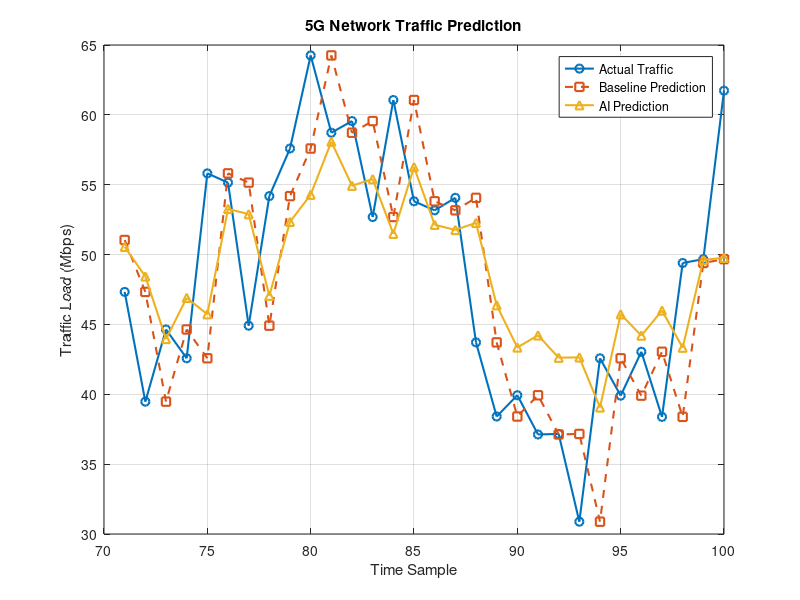
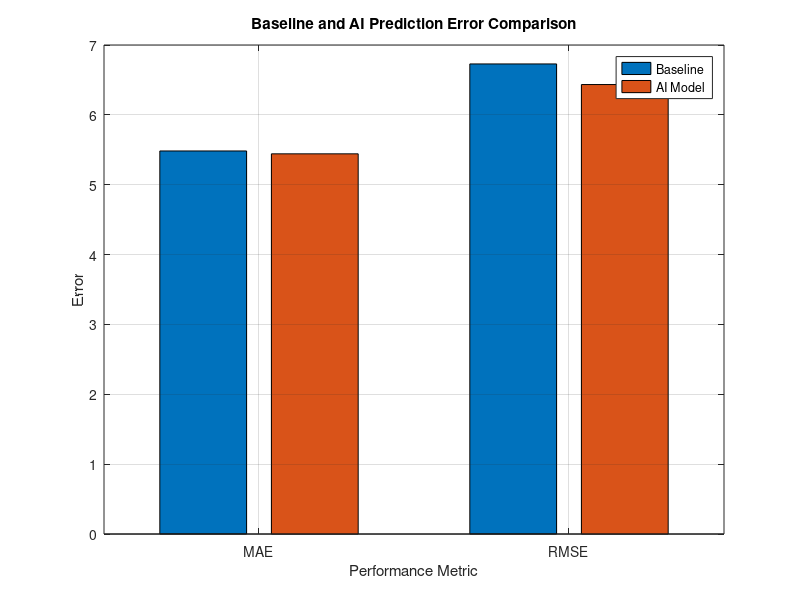

Write MATLAB code to recreate these figures, in order.

clc;
clear;
close all;

%% 1. GENERATE 5G TRAFFIC DATASET
N = 100;
t = 1:N;

rng(1);
traffic = 50 + 10*sin(2*pi*t/25) + 5*randn(1,N);
traffic(traffic < 1) = 1;

%% 2. TRAINING AND TESTING DATA
trainN = round(0.70*N);

trainTraffic = traffic(1:trainN);
testTraffic = traffic(trainN+1:end);
testTime = t(trainN+1:end);

%% 3. BASELINE PREDICTION
baselinePred = [trainTraffic(end), testTraffic(1:end-1)];

%% 4. AI-BASED PREDICTION - LINEAR REGRESSION
X = trainTraffic(1:end-1);
Y = trainTraffic(2:end);

% Calculate linear regression coefficients
p = polyfit(X, Y, 1);

% Predict traffic values
aiPred = polyval(p, baselinePred);

%% 5. ERROR CALCULATION
MAE_baseline = mean(abs(testTraffic - baselinePred));

RMSE_baseline = sqrt(mean((testTraffic - baselinePred).^2));

MAPE_baseline = mean(abs((testTraffic - baselinePred) ...
    ./ testTraffic))*100;

MAE_AI = mean(abs(testTraffic - aiPred));

RMSE_AI = sqrt(mean((testTraffic - aiPred).^2));

MAPE_AI = mean(abs((testTraffic - aiPred) ...
    ./ testTraffic))*100;

%% 6. DISPLAY RESULTS
fprintf('\nAI-Based 5G Traffic Prediction\n');
fprintf('------------------------------\n');

fprintf('Baseline MAE = %.3f Mbps\n', MAE_baseline);
fprintf('Baseline RMSE = %.3f Mbps\n', RMSE_baseline);
fprintf('Baseline MAPE = %.3f %%\n', MAPE_baseline);

fprintf('\nAI Model Results:\n');

fprintf('AI Model MAE = %.3f Mbps\n', MAE_AI);
fprintf('AI Model RMSE = %.3f Mbps\n', RMSE_AI);
fprintf('AI Model MAPE = %.3f %%\n', MAPE_AI);

%% 7. PLOT ACTUAL AND PREDICTED TRAFFIC
figure;
plot(testTime, testTraffic, '-o', 'LineWidth', 1.5);
hold on;

plot(testTime, baselinePred, '--s', 'LineWidth', 1.5);
plot(testTime, aiPred, '-^', 'LineWidth', 1.5);

grid on;
xlabel('Time Sample');
ylabel('Traffic Load (Mbps)');
title('5G Network Traffic Prediction');

legend('Actual Traffic', 'Baseline Prediction', ...
    'AI Prediction');

%% 8. ERROR COMPARISON
figure;
bar([MAE_baseline MAE_AI; RMSE_baseline RMSE_AI]);

grid on;
xlabel('Performance Metric');
ylabel('Error');
title('Baseline and AI Prediction Error Comparison');

xticklabels({'MAE', 'RMSE'});
legend('Baseline', 'AI Model');

%% 9. FINAL OUTPUT
fprintf('\nSimulation completed successfully.\n');
